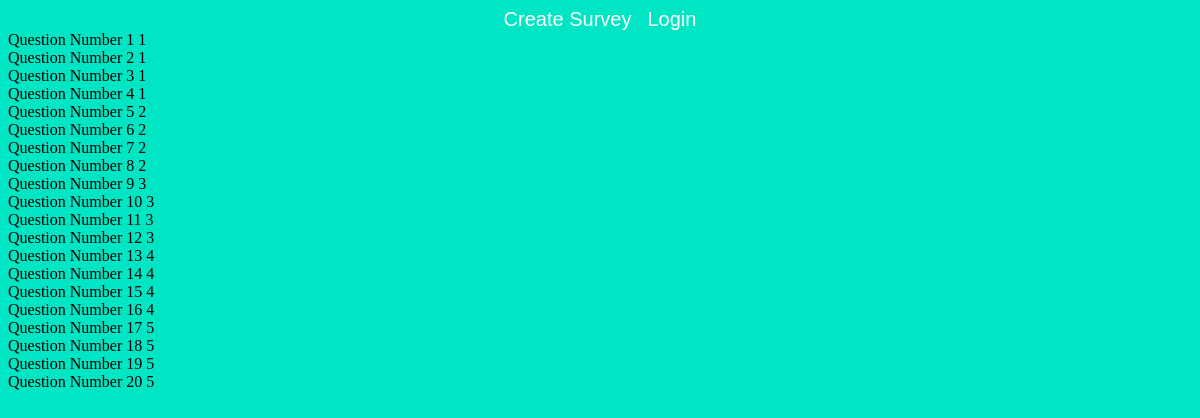
The app's page /cpsc332/ViewResponse.php?id=1423 with its own data.
### tables this page shows
CREATE TABLE `surveyQnR` (
  `SurveyID` varchar(100) DEFAULT NULL,
  `id` bigint(20) DEFAULT NULL,
  `surveyOptions` varchar(200) DEFAULT NULL,
  `surveyQuestions` varchar(200) DEFAULT NULL,
  `TimeStamp` date DEFAULT current_timestamp(),
  `questionNumber` varchar(3) DEFAULT NULL
);

### cpsc332/ViewResponse.php (the view, shortened to what this page needs)
<!DOCTYPE html>
<html>
<link rel="stylesheet" href="allpages.css">
<link rel="stylesheet" href="survey_page.css">
<?php
include("connect.php");
$user_data = check_login($con);
$num =1;
echo "<div class='header'>";
echo "<ul>";
if(!empty($user_data["FName"])){
echo "<li>Welcome,   ".$user_data["FName"]."</li>";
echo "<li><a href='Index.php'> Create Survey</a></li>";
echo "<li><a href='mySurveys.php'> My Surveys</a></li>";
echo "<li><a href='logout.php'>Logout</a></li>";
}else{
echo "<li><a href='Index.php'> Create Survey</a></li>";
echo "<li><a href='login.php'> Login</a></li>";
}
echo "</ul>";
echo "</div>";
$id = $_GET['id'];
$query = "select * from SurveyQnR where surveyID = $id";
$result2 = mysqli_query($con,$query);
while ($questions = mysqli_fetch_assoc($result2)){
	echo "Question Number ".$num." ".$questions['surveyQuestions']."<br>";
	$num++;
}
?>

### cpsc332/allpages.css (style rules this page uses)
.header { display: flex; justify-content: space-evenly; }
ul { display: flex; list-style: none; margin: 0; padding: 0; gap: 16px; }
li a, li { color: white; text-decoration: none; font-family: sans-serif; font-size: 1.25rem; }

### records on screen
surveyqnr: surveyQuestions "1"
surveyqnr: surveyQuestions "1"
surveyqnr: surveyQuestions "1"
surveyqnr: surveyQuestions "1"
surveyqnr: surveyQuestions "2"
surveyqnr: surveyQuestions "2"
surveyqnr: surveyQuestions "2"
surveyqnr: surveyQuestions "2"
surveyqnr: surveyQuestions "3"
surveyqnr: surveyQuestions "3"
surveyqnr: surveyQuestions "3"
surveyqnr: surveyQuestions "3"
surveyqnr: surveyQuestions "4"
surveyqnr: surveyQuestions "4"
surveyqnr: surveyQuestions "4"
surveyqnr: surveyQuestions "4"
surveyqnr: surveyQuestions "5"
surveyqnr: surveyQuestions "5"
surveyqnr: surveyQuestions "5"
surveyqnr: surveyQuestions "5"
